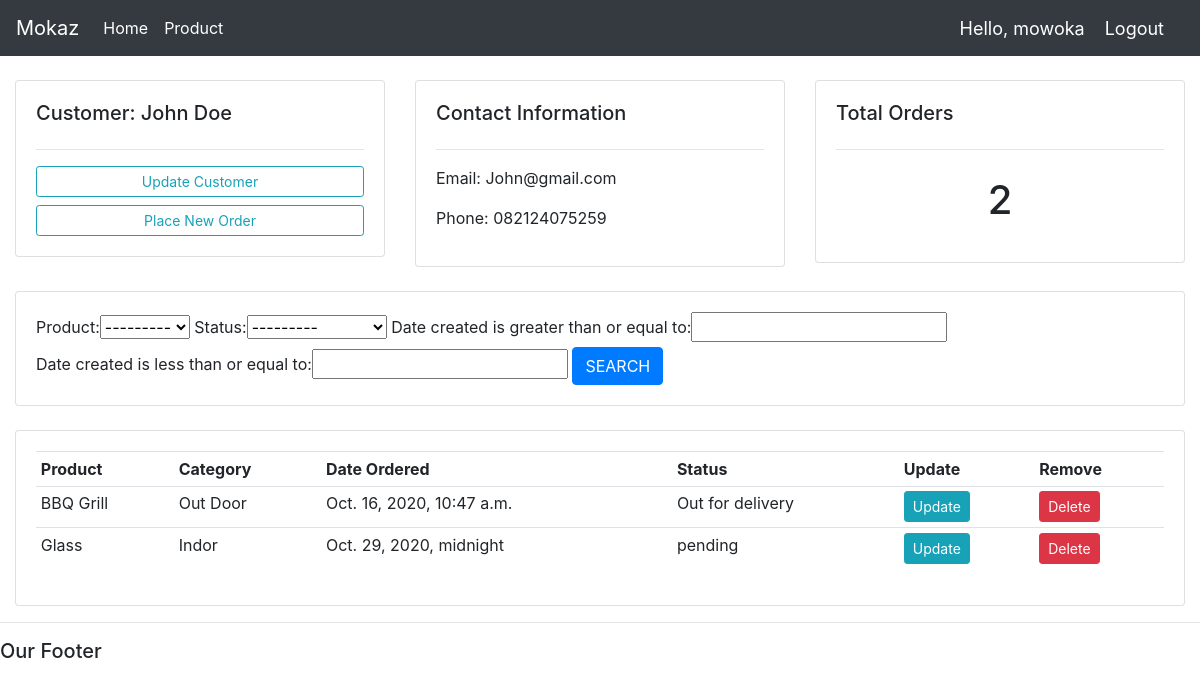
The app's page /customer/1/ (signed in) with its own data.
### hello/models.py (models this page shows, shortened)
class Customer(models.Model):
    user = models.OneToOneField(User, null=True, blank=True, on_delete= models.CASCADE)
    name = models.CharField(max_length=200, null=True)
    phone = models.CharField(max_length=200, null=True)
    email = models.CharField(max_length=200, null=True)
    profile_pic = models.ImageField(null=True,default="foto_face.jpg", blank=True)
    date_created = models.DateTimeField(auto_now_add=True, null=True)

class Order(models.Model):
    STATUS = (
             ('pending','Pending'),
             ('Out for delivery','Out for delivery'),
             ('delivered','Delivered')
             )
    customer = models.ForeignKey(Customer, null=True, on_delete = models.SET_NULL)
    product = models.ForeignKey(Product, null=True, on_delete = models.SET_NULL)
    date_created = models.DateTimeField(auto_now_add=True, null=True)
    status = models.CharField(max_length=200, null=True, choices=STATUS)

class Product(models.Model):
    CATEGORY = (
                ('Indor','Indor'),
                ('Out Door','Out Door')
               )
    name = models.CharField(max_length=200, null=True)
    price = models.FloatField(null=True)
    category = models.CharField(max_length=200, null=True, choices=CATEGORY)
    description = models.CharField(max_length=200, null=True, blank = True)
    date_created = models.DateTimeField(auto_now_add=True, null=True)
    tags = models.ManyToManyField(Tag)
    def __str__(self):
        return self.name

### hello/decorators.py (the view)
        def wrapper_func(request, *arg, **kwargs):
            group = None
            if request.user.groups.exists():
                group = request.user.groups.all()[0].name
            if group in allowed_roles:
                return view_func(request, *arg, **kwargs)
            else:
                return HttpResponse("You are not authorized this page")

### hello/views.py (called while the page is built)
@login_required(login_url='login')
@allowed_users(allowed_roles=['admin'])
def customer(request, pk_test):
    customer = Customer.objects.get(id=pk_test)
    orders = customer.order_set.all()
    orders_count = orders.count()
    myFilter = OrderFilter(request.GET, queryset = orders)
    orders = myFilter.qs
    context = {'customer':customer, 'orders': orders, 'orders_count':orders_count, 'myFilter':myFilter,}
    return render(request, 'hello/customer.html', context)

### hello/templates/hello/customer.html
{% extends 'hello/main.html' %}
{% block content %}
<br>
<div class="row">
    <div class="col-md">
        <div class="card card-body">
            <h5>Customer: {{customer.name}}</h5>
            <hr>
            <a class="btn btn-outline-info  btn-sm btn-block" href="">Update Customer</a>
            <a class="btn btn-outline-info  btn-sm btn-block" href="{% url 'create_order' customer.id %}">Place New Order</a>
        </div>
    </div>
    <div class="col-md">
        <div class="card card-body">
            <h5>Contact Information</h5>
            <hr>
            <p>Email: {{customer.email}}</p>
            <p>Phone: {{customer.phone}} </p>
        </div>
    </div>
    <div class="col-md">
        <div class="card card-body">
            <h5>Total Orders</h5>
            <hr>
            <h1 style="text-align: center; padding: 10px">{{orders_count}}</h1>
        </div>
    </div>
</div>
<br>
<div class="row">
    <div class="col">
        <div class="card card-body">
            <form method="GET">
                {{myFilter.form}}
             <button class="btn btn-primary" type="submit">SEARCH</button>
            </form>
        </div>
    </div>
</div>
<br>
<div class="row">
    <div class="col-md">
        <div class="card card-body">
            <table class="table table-sm">
                <tr>
                    <th>Product</th>
                    <th>Category</th>
                    <th>Date Ordered</th>
                    <th>Status</th>
                    <th>Update</th>
                    <th>Remove</th>
                </tr>
                {% for order in orders %}
                <tr>
                    <td>{{order.product}}</td>
                    <td>{{order.product.category}}</td>
                    <td>{{order.date_created}}</td>
                    <td>{{order.status}}</td>
                    <td><a class="btn btn-sm btn-info" href="{% url 'update_order' order.id %}">Update</a></td>
                    <td><a class="btn btn-sm btn-danger" href="{% url 'delete_order' order.id %}">Delete</a></td>
                </tr>
                {% endfor %}
            </table>
        </div>
    </div>
</div>
{% endblock  %}

### hello/templates/hello/navbar.html (shortened to what this page needs)
<nav class="navbar navbar-expand-lg navbar-dark bg-dark">
  <a class="navbar-brand" href="{% url 'home' %}">Mokaz</a>
  <div class="collapse navbar-collapse" id="navbarSupportedContent">
    <ul class="navbar-nav mr-auto">
      {% if request.user.is_staff %}
      <li class="nav-item active">
        <a class="nav-link" href="{% url 'home' %}">Home <span class="sr-only">(current)</span></a>
      </li>
      <li class="nav-item active">
        <a class="nav-link" href="{% url 'products' %}">Product</a>
      </li>
      {% else %}
      <li class="nav-item active">
        <a class="nav-link" href="{% url 'account' %}">Settings</a>
      </li>
      {% endif %}
    </ul>
  </div>
  <span class="hello-msg">Hello, {{request.user}}</span>
  <span><a class="hello-msg" href="{% url 'logout' %}">Logout</a></span>
</nav >

### static/css/main.css (style rules this page uses)
body { background-color: #ebeff5; }

### hello/templates/hello/navbar.html (style rules this page uses)
.hello-msg { font-size: 18px; color: white; margin-right: 20px; }

### records on screen
Customer: name "John Doe", email "John@gmail.com", phone "082124075259"
Order: product "BBQ Grill", product.category "Out Door", date_created "Oct. 16, 2020, 10:47 a.m.", status "Out for delivery"
Order: product "Glass", product.category "Indor", date_created "Oct. 29, 2020, midnight", status "pending"

### other values on screen
{{ request.user }} "mowoka"
{{ orders_count }} "2"
